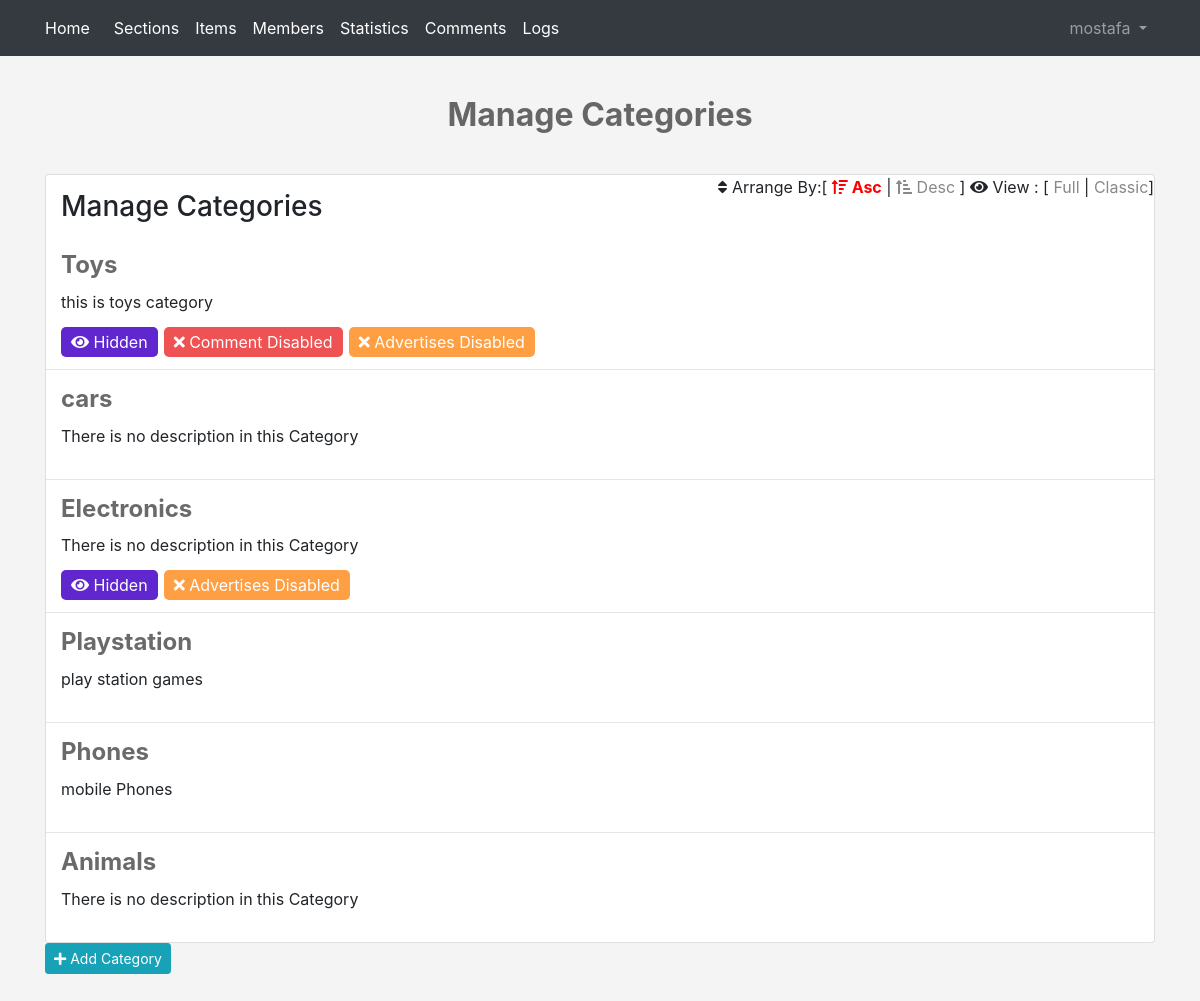
Screenshot of /admin/categories.php (signed in) with the database file from the repository.
### tables this page shows
CREATE TABLE `categories` (
  `ID` int(11) NOT NULL,
  `Name` varchar(255) NOT NULL,
  `Description` text NOT NULL,
  `Ordering` varchar(255) DEFAULT NULL,
  `Visibility` tinyint(4) NOT NULL DEFAULT 0,
  `Allow_Comment` tinyint(4) DEFAULT 0,
  `Allow_Ads` int(11) NOT NULL DEFAULT 0
);

### admin/includes/languages/english.php (called while the page is built)
<?php
function lang($phrase)
{
    static $lang = array(
        "PAGE_BRAND" => "Home",
        "CATEGORIES" => "Sections",
        "EDITING_PROFILE" => "Edit Profile",
        "CHANGE_SETTINS" => "Settings",
        "LOGGING_OUT" => "Logout",
        "ITEMS" => "Items",
        "MEMBERS" => "Members",
        "STATISTICS" => "Statistics",
        "COMMENTS" => "Comments",
        "LOGS" => "Logs",
    );
    return $lang[$phrase];
}

### admin/categories.php (the view, shortened to what this page needs)
<?php
if (isset($_SESSION['username'])) {
    include "init.php";
    $do = isset($_GET['do']) ? $_GET['do'] : "manage";
    if ($do == "manage") {
        $sort = "ASC";
        $stmt2 = $con->prepare("SELECT * FROM categories ORDER BY Ordering $sort");
        $stmt2->execute();
        $cats = $stmt2->fetchAll();?>
<h1 class="text-center">Manage Categories</h1>
<div class="container category">
    <div class="card">
        <div class="card-body">
            <div class="">
                <h3 class="card-title float-left">Manage Categories</h3>
                <div class="float-right options">
                    <i class="fa fa-sort"></i> Arrange By:[
                    <a class="<?php if ($sort == "ASC") {
            echo "active";
        }?>" href="?sort=ASC"><i class="fas fa-sort-amount-up"></i> Asc</a> |
                    <a class="<?php if ($sort == "DESC") {
            echo "active";
        }?>" href="?sort=DESC"><i class="fas fa-sort-amount-up-alt"></i> Desc</a>
                  ] <i class="fa fa-eye"></i> View :
                   [ <span data-view="full">Full</span> |
                    <span>Classic</span>]
                </div>
                <div class="clearfix"></div>
            </div>
            <?php
foreach ($cats as $cat) {
            echo "<div class='cat'>";
            echo "<h4>" . $cat['Name'] . "</h4>";
            echo "<div class='full-veiw'>";
            if (empty($cat['Description'])) {
                echo "<p>There is no description in this Category </p>";
            } else {
                echo "<p>" . $cat['Description'] . "</p>";
            }
            if ($cat['Visibility'] == 1) {
                echo "<span class='vis'><i class='fa fa-eye'></i> Hidden</span>";
            }
            if ($cat['Allow_Comment'] == 1) {
                echo "<span class='comment'><i class='fa fa-times'></i> Comment Disabled</span>";
            }
            if ($cat['Allow_Ads'] == 1) {
                echo "<span class='ads'><i class='fa fa-times'></i> Advertises Disabled</span>";
            }
            echo "</div>";
            echo "</div>";
            echo "<hr>";
        }?>
        </div>
    </div>
    <a class="add-btn btn btn-info btn-sm" href="categories.php?do=add"><i class="fa fa-plus"></i> Add Category</a>
</div>
<?php
    }
    include $tpl . "footer.php";
} else {
    header("location: index.php");
    exit();
}
?>

### admin/includes/templates/header.php (shortened to what this page needs)
<!DOCTYPE html>
<html lang="en">
<head>
    <link rel="stylesheet" href="<?php echo $css; ?>bootstrap.min.css">
    <link rel="stylesheet" href="<?php echo $css; ?>all.min.css">
    <link rel="stylesheet" href="<?php echo $css; ?>jquery-ui.min.css">
    <link rel="stylesheet" href="<?php echo $css; ?>jquery.selectBoxIt.css">
    <link rel="stylesheet" href="<?php echo $css; ?>admin.css">
</head>
<body>

### admin/init.php (shortened to what this page needs)
<?php
$tpl = "includes/templates/";
$css = "layout/css/";
$langs = "includes/languages/";
include $langs . "english.php";
include $tpl . "header.php";
if (!isset($noNavbar)) {
    include $tpl . "navbar.php";
}

### admin/includes/templates/navbar.php (shortened to what this page needs)
<nav class="navbar navbar-expand-lg navbar-dark bg-dark">
    <div class="container">
        <a class="navbar-brand" href="dashboard.php"><?php echo lang("PAGE_BRAND") ?></a>
        <div class="collapse navbar-collapse" id="app-nav">
            <ul class="navbar-nav mr-auto">
                <li class="nav-item active">
                    <a class="nav-link" href="categories.php"><?php echo lang("CATEGORIES") ?></a>
                </li>
                <li class="nav-item active">
                    <a class="nav-link" href="items.php"><?php echo lang("ITEMS") ?></a>
                </li>
                <li class="nav-item active">
                    <a class="nav-link" href="members.php?do=manage"><?php echo lang("MEMBERS") ?></a>
                </li>
                <li class="nav-item active">
                    <a class="nav-link" href="#"><?php echo lang("STATISTICS") ?></a>
                </li>
                <li class="nav-item active">
                    <a class="nav-link" href="comments.php"><?php echo lang("COMMENTS") ?></a>
                </li>
                <li class="nav-item active">
                    <a class="nav-link" href="#"><?php echo lang("LOGS") ?></a>
                </li>
            </ul>
            <ul class="navbar-nav ml-auto">
                <li class="nav-item dropdown">
                    <a class="nav-link dropdown-toggle" href="#" id="navbarDropdown" role="button"
                        data-toggle="dropdown" aria-haspopup="true" aria-expanded="false">
                        <?php
if (isset($_SESSION['username'])) {
    echo $_SESSION['username'];
} else {
    echo "Menu";
}
?>
                    </a>
                </li>
            </ul>
        </div>
    </div>
</nav>

### admin/includes/templates/footer.php (shortened to what this page needs)
</body>
</html>

### admin/layout/css/admin.css (style rules this page uses)
body { background-color: #f4f4f4; font-size: 16px; }
.navbar { border-radius: 0; margin-bottom: 0; }
.navbar-brand { font-size: 1em; }
h1 { font-size: 2rem; margin: 40px 0; font-weight: bold; color: #666; }
.category .card-body { padding: 0; }
.category .card-title { padding: 15px 0 0 15px; }
.category .options a { color: #888; text-decoration: none; }
.category .options .active { color: #f00; font-weight: bold; }
.category .options span { color: #888; cursor: pointer; }
.category .cat { padding: 15px; position: relative; overflow: hidden; }
.category .cat h4 { margin: 0; cursor: pointer; font-weight: bold; color: #6a6a6a; }
.category .cat .full-veiw p { margin-top: 10px; }
.category .cat .vis, .category .cat .comment, .category .cat .ads { color: #fff; padding: 5px 10px; margin-right: 6px; border-radius: 5px; }
.category .cat .vis { background-color: #5f27cd; }
.category .cat .comment { background-color: #ee5253; }
.category .cat .ads { background-color: #ff9f43; }
.category hr { margin-top: 0; margin-bottom: 0; }
.category .add-btn { margin-bottom: 2em; }

### rows the page displays
categories: Name "Toys", Description "this is toys category", Visibility 1 (drawn), Allow_Comment 1 (drawn), Allow_Ads 1 (drawn)
categories: Name "cars", Description "There is no description in this Category"
categories: Name "Electronics", Description "There is no description in this Category", Visibility 1 (drawn), Allow_Ads 1 (drawn)
categories: Name "Playstation", Description "play station games"
categories: Name "Phones", Description "mobile Phones"
categories: Name "Animals", Description "There is no description in this Category"

### other values shown
lang("PAGE_BRAND") "Home"
lang("CATEGORIES") "Sections"
lang("ITEMS") "Items"
lang("MEMBERS") "Members"
lang("STATISTICS") "Statistics"
lang("COMMENTS") "Comments"
lang("LOGS") "Logs"
$_SESSION['username'] "mostafa"
